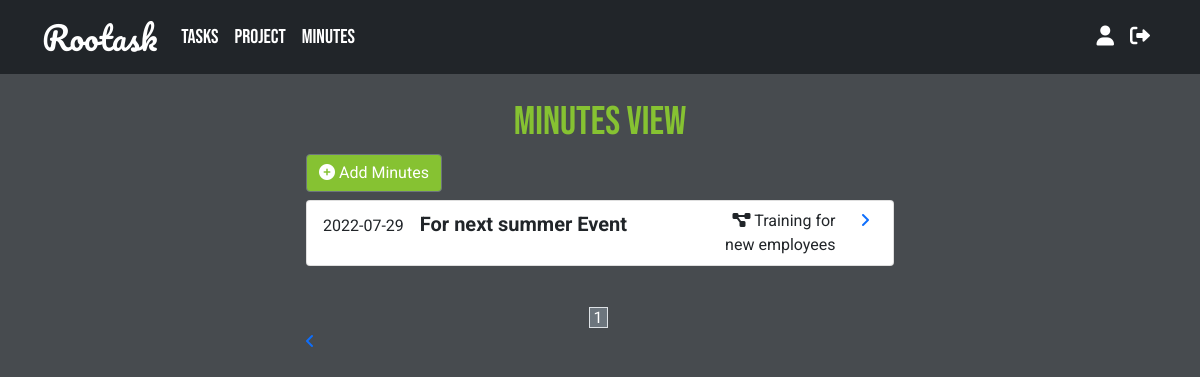
The app's page /views/minutes-view.php (signed in) with its own data.
### tables this page shows
CREATE TABLE `minutes` (
  `project_id` int(15) NOT NULL,
  `minutes_id` int(15) NOT NULL,
  `task_id` int(15) DEFAULT NULL,
  `mtg_date` date NOT NULL,
  `title` varchar(50) NOT NULL,
  `minutes` varchar(50) NOT NULL,
  `participant_manager_id` int(15) DEFAULT NULL,
  `participant_member_id_1` int(15) DEFAULT NULL,
  `participant_member_id_2` int(15) DEFAULT NULL,
  `participant_member_id_3` int(15) DEFAULT NULL,
  `participant_member_id_4` int(15) DEFAULT NULL,
  `participant_member_id_5` int(15) DEFAULT NULL,
  `participant_member_id_6` int(15) DEFAULT NULL
);

CREATE TABLE `projects` (
  `project_id` int(5) NOT NULL,
  `user_id` int(5) NOT NULL,
  `project_name` varchar(100) NOT NULL,
  `manager_id` int(15) NOT NULL,
  `project_start` date NOT NULL,
  `project_end` date NOT NULL,
  `note` varchar(1000) NOT NULL,
  `project_status` varchar(10) NOT NULL
);

### classes/database.php (called while the page is built, shortened)
<?php
class Database {
    private $server_name = "localhost";
    private $username = "root";
    private $password = "root";
    private $db_name = "rootask";
    public function __construct(){
        $this->conn = new mysqli($this->server_name, $this->username, $this->password, $this->db_name);
    }
}
?>

### classes/minutes.php (called while the page is built, shortened)
<?php
require_once "database.php";
class Minutes extends Database {
    public function getMinutesForPagenation($user_id, $start_from, $per_page_record){
        $sql = "SELECT * FROM `minutes` INNER JOIN `projects` ON minutes.project_id = projects.project_id WHERE participant_manager_id = $user_id OR participant_member_id_1 = $user_id OR participant_member_id_2 = $user_id OR participant_member_id_3 = $user_id OR participant_member_id_4 = $user_id OR participant_member_id_5 = $user_id OR participant_member_id_6 = $user_id ORDER BY `mtg_date` DESC LIMIT $start_from, $per_page_record";
        $rs_result = $this->conn->query($sql);
        return $rs_result;
    }
    public function countMinutes($user_id){
        $sql = "SELECT COUNT(*) FROM `minutes` INNER JOIN `projects` ON minutes.project_id = projects.project_id WHERE participant_manager_id = $user_id OR participant_member_id_1 = $user_id OR participant_member_id_2 = $user_id OR participant_member_id_3 = $user_id OR participant_member_id_4 = $user_id OR participant_member_id_5 = $user_id OR participant_member_id_6 = $user_id ORDER BY `mtg_date` DESC";
        if($result = $this->conn->query($sql)){
            return $result;
        }else{
            die("Error retrieving task:" . $this->conn->error);
        }
    }
}
?>

### views/minutes-view.php (the view, shortened to what this page needs)
<?php
$user_id = $_SESSION['user_id'];
require "../classes/minutes.php";
$minutes = new Minutes;
$per_page_record =5;
if (isset($_GET["page"])) {
    $page  = $_GET["page"];
}
else {
    $page=1;
}
$start_from = ($page-1) * $per_page_record;
$minutes_result = $minutes->getMinutesForPagenation($user_id, $start_from, $per_page_record);
?>
<!DOCTYPE html>
<html lang="en">
<head>
    <link href="https://cdn.jsdelivr.net/npm/bootstrap@5.1.3/dist/css/bootstrap.min.css" rel="stylesheet">
    <link rel="stylesheet" href="https://cdnjs.cloudflare.com/ajax/libs/font-awesome/6.0.0/css/all.min.css"/>
    <link rel="stylesheet" href="../styles/style.css">
</head>
<body>
<?php
if($_SESSION['role'] == "U"){
    require_once "../navbar/nav-bar-user.php";
}else{
    require_once "../navbar/nav-bar-admin.php";
}
?>
<div  class="container-fluid">
    <main class="w-50 mx-auto m-4">
        <h1 class="text-center">Minutes View</h1>
            <div class="col mb-2">
                <a href="minutes-add.php" class="text-decoration-none">
                <button type="button" class="btn btn-secondary d-block me-auto"><i class="fa-solid fa-circle-plus"></i> Add Minutes</button></a>
            </div>
        <?php
        while($minutes_row = $minutes_result->fetch_assoc()){
        ?>
            <div class="card mb-3">
                <div class="card-body p-2">
                    <div class="row">
                        <div class="col-8">
                            <span class="ms-2"><?= $minutes_row['mtg_date'] ?></span><span class="fs-5 fw-bold ms-3"><?=$minutes_row['title']?></span>
                        </div>
                        <div class="col-3">
                            <div class="text-end"><i class="fa-solid fa-diagram-project"></i> <?= $minutes_row['project_name'] ?></div>
                        </div>
                        <div class="col-1">
                            <div class="text-end me-3"><a href="minutes-detail.php?minutes_id=<?= $minutes_row['minutes_id'] ?>"><i class="fa-solid fa-angle-right"></i></a></div>
                        </div>
                    </div>
                </div>
            </div>
        <?php
        }
        ?>
        <div class="text-center">
            <?php
                $result = $minutes->countMinutes($user_id);
                $row = $result->fetch_row();
                $total_records = $row[0];
                echo "<br>";
                $total_pages = ceil($total_records / $per_page_record);
                $pagLink = "";
                for ($i=1; $i<=$total_pages; $i++) {
                if ($i == $page) {
                    $pagLink .= "<span class='border border-1 px-1 me-1 bg-secondary'><a class = 'active text-decoration-none text-white' href='minutes-view.php?page=" .$i."'>".$i." </span></a>";
                }
                else  {
                    $pagLink .= "<span class='border border-1 px-1 me-1'><a class='text-decoration-none' href='minutes-view.php?page=".$i."'> ".$i." </span></a>";
                }
                };
                echo $pagLink;
            ?>
        </div>
        <div><a href="dashboard-user.php"><i class="fa-solid fa-angle-left"></i></a></div>
        </div>
</body>
</html>

### styles/style.css (style rules this page uses)
* { font-family: 'Roboto', sans-serif; }
body { background-color: #474B4F; }
h1 { color: #86C232; font-family: 'Bebas Neue', sans-serif; }
.btn { background-color: #86C232; }

### records on screen
minutes: mtg_date "2022-07-29", title "For next summer Event", project.project_name "Training for new employees"
